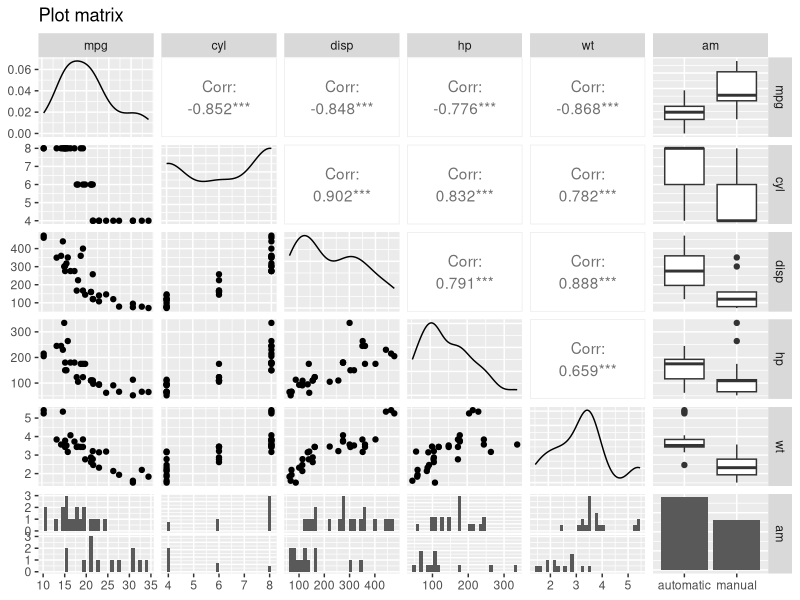

Generate this figure with R: (Note: this script raises an error after producing the figure.)
## ---- chunk 1
library(plyr)
library(dplyr)
library(ggplot2)
library(GGally)
library(gridExtra)
library(reshape)
data(mtcars)
## ---- chunk 2
summary(cars)
## ---- chunk 3
df <- mtcars %>% select(mpg,
                        cyl,
                        disp,
                        hp,
                        wt,
                        am)
df <- df %>%
  mutate(am = factor(am)) %>%
  mutate(am = revalue(am,
                      c("0" = "automatic",
                        "1" = "manual")))
df <- tbl_df(df)
ggpairs(data = df,
        title= "Plot matrix",
        colour = "am")
## ---- chunk 4
fit1 <- lm(mpg ~ am, data = df)
summary(fit)
